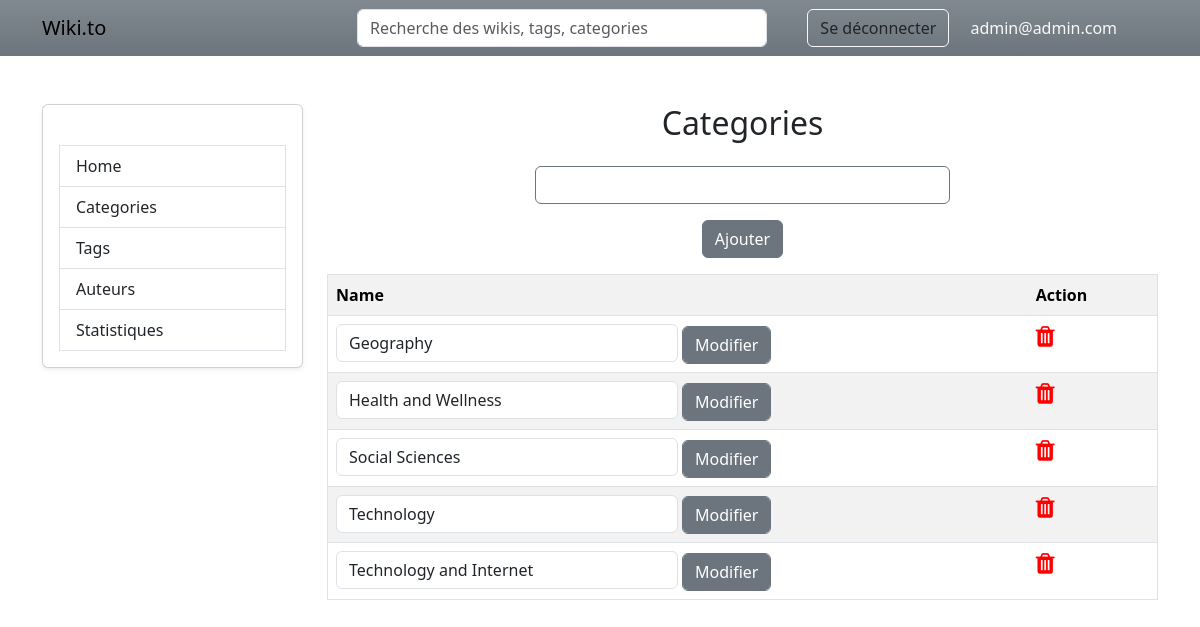
/index.php?action=affiche_catgs (signed in), run on the app's committed database.
### tables this page shows
CREATE TABLE `categories` (
  `name` varchar(255) NOT NULL
);

### Controllers/CategoriesController.php (called while the page is built, shortened)
<?php
class CategoriesController
{
    public static function affiche_catgs()
    {
        $userDAO = new UsersDAO();
        $user = $userDAO->get_user_by_email($_SESSION['user']);
        $catgsDAO = new CategoriesDAO();
        $catgs = $catgsDAO->get_all_catg();
        include('Views/admin/affiche_catgs.php');
    }
}

### Models/CategoriesDAO.php (called while the page is built, shortened)
<?php
class CategoriesDAO {
    private $db;
    public function __construct() {
        $conn = new database();
        $this->db = $conn->getConnection();
    }
    public function get_all_catg() {
        $query = "SELECT * FROM `categories`";
        $stmt = $this->db->prepare($query);
        $stmt->execute();
        $categories = $stmt->fetchAll(PDO::FETCH_ASSOC);
        $categoriesObj = array();
        foreach($categories as $catg) {
            $categoriesObj[] = new Categories($catg['name']);
        }
        return $categoriesObj;
    }
}
?>

### Models/database.php (called while the page is built, shortened)
<?php
class database {
    private $db;
    public function __construct() {
        $this->db = new PDO("mysql:host=" . HOST . ";dbname=" . DB_NAME, DB_USER, DB_PASSWORD);
    }
    public function getConnection() {
        return $this->db;
    }
}
?>

### Models/Categories.php (called while the page is built, shortened)
<?php
class Categories {
    private $name;
    public function __construct($name) {
        $this->name = $name;
    }
    public function getName()
    {
        return $this->name;
    }
}
?>

### Models/UsersDAO.php (called while the page is built, shortened)
<?php
class UsersDAO {
    private $db;
    public function __construct(){
        try{
            $conn = new database();
            $this->db = $conn->getConnection();
        }catch(PDOException $exception) {
            echo "Connection error: " . $exception->getMessage();
        }
    }
    public function get_user_by_email($email) {
        $query = "SELECT * FROM `users` WHERE `email` = ?";
        $stmt = $this->db->prepare($query);
        $stmt->execute(array($email));
        $user = $stmt->fetch(PDO::FETCH_ASSOC);
        return new Users($user['user_id'], $user['email'], $user['name'], $user['password'], $user['role'], $user['added_at']);
    }
}
?>

### Models/Users.php (called while the page is built, shortened)
<?php
class Users {
    private $role;
    public function __construct($id, $email, $name, $password, $role, $added_at){
        $this->role = $role;
    }
    public function getRole()
    {
        return $this->role;
    }
}
?>

### Views/admin/affiche_catgs.php (the view, shortened to what this page needs)
<?php
if (isset($_SESSION['user']) && $user->getRole() == "admin") {
?>
    <div class="col-md-9">
        <h2 class="text-center">Categories</h2>
        <div class="text-center mb-3 d-flex flex-column justify-content-center affiche_input">
            <form action="index.php?action=add_catg" method="post" id="catg-form" class="display-noe">
                <input type="text" class="form-control mx-auto my-3 border border-secondary" name="catg" style="width: 50%;" required>
                <input type="submit" class="btn btn-secondary" value="Ajouter">
            </form>
        </div>
        <table class="table table-striped border">
            <tr>
                <th>Name</th>
                <th>Action</th>
            </tr>
            <?php foreach ($catgs as $catg) : ?>
                <tr>
                    <td>
                        <form action="index.php?action=edit_catg_action" method="post" id="catg-form" class="display-noe">
                            <input type="text" class="display-non form-control" name="new_catg" style="width: 50%; display: inline;" value="<?= $catg->getName() ?>">
                            <input type="submit" class="disply-no form-control btn btn-secondary" style="width: fit-content; display: inline;" value="Modifier">
                        </form>
                    </td>
                    <td>
                        <a href="index.php?action=delete_catg&catg_name=<?= $catg->getName() ?>" onclick="return confirm('Êtes-vous sûr(e) de vouloir supprimer cette categorie?')"><i class="fa fa-trash" style="font-size:24px; color: red;"></i></a>
                    </td>
                </tr>
            <?php endforeach; ?>
        </table>
    </div>
    <?php include('Views/layout.php'); ?>
<?php } else {
    header('location: index.php');
} ?>

### Public/css/main.css (style rules this page uses)
a { text-decoration: none; }

### data on the page
categories: new_catg "Geography"
categories: new_catg "Health and Wellness"
categories: new_catg "Social Sciences"
categories: new_catg "Technology"
categories: new_catg "Technology and Internet"

### other printed values
$_SESSION['user'] "admin@admin.com"
